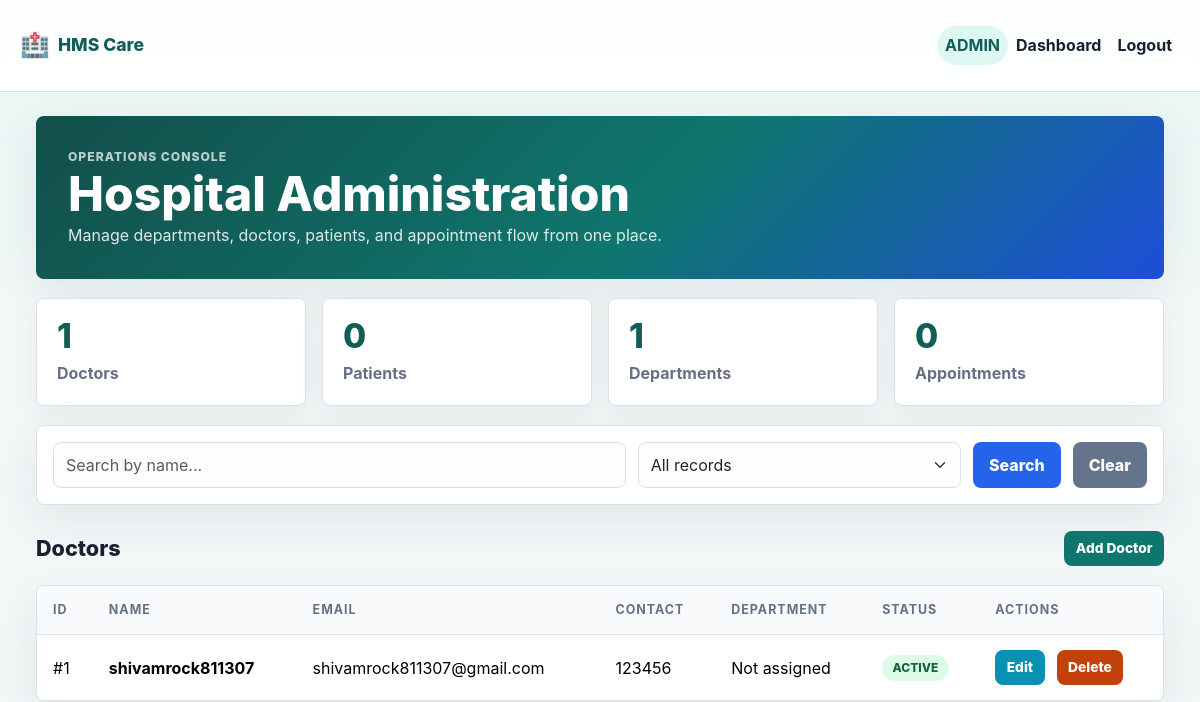
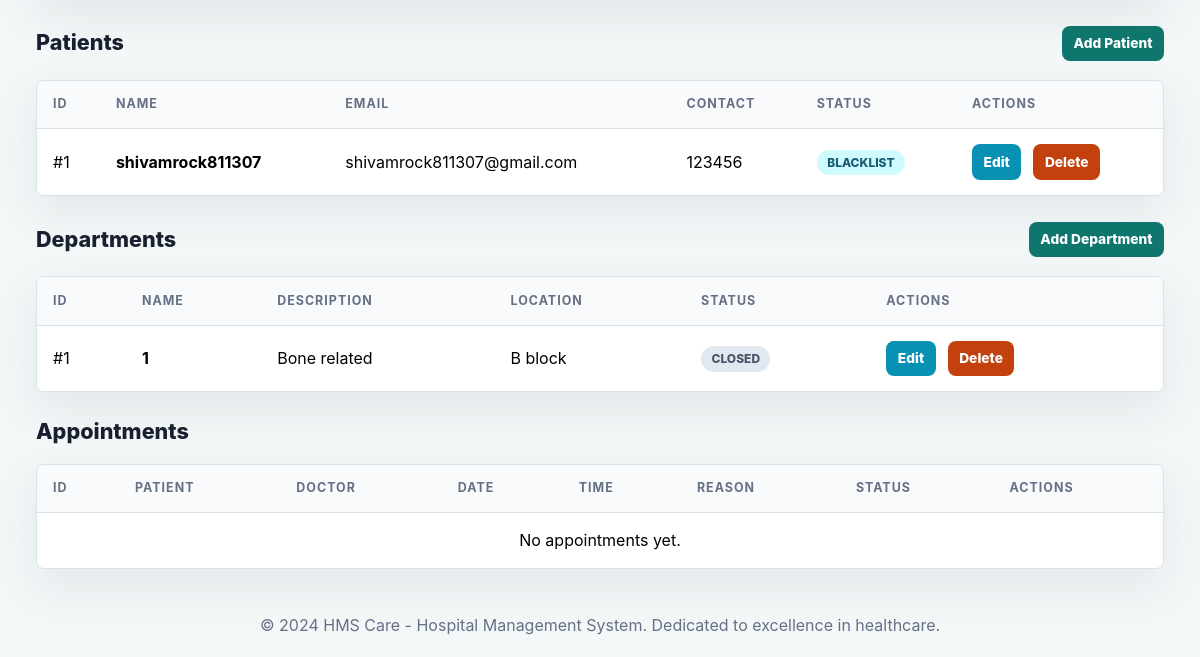
The app's page /admin_dashboard (signed in), older data (2 pictures, top to bottom).
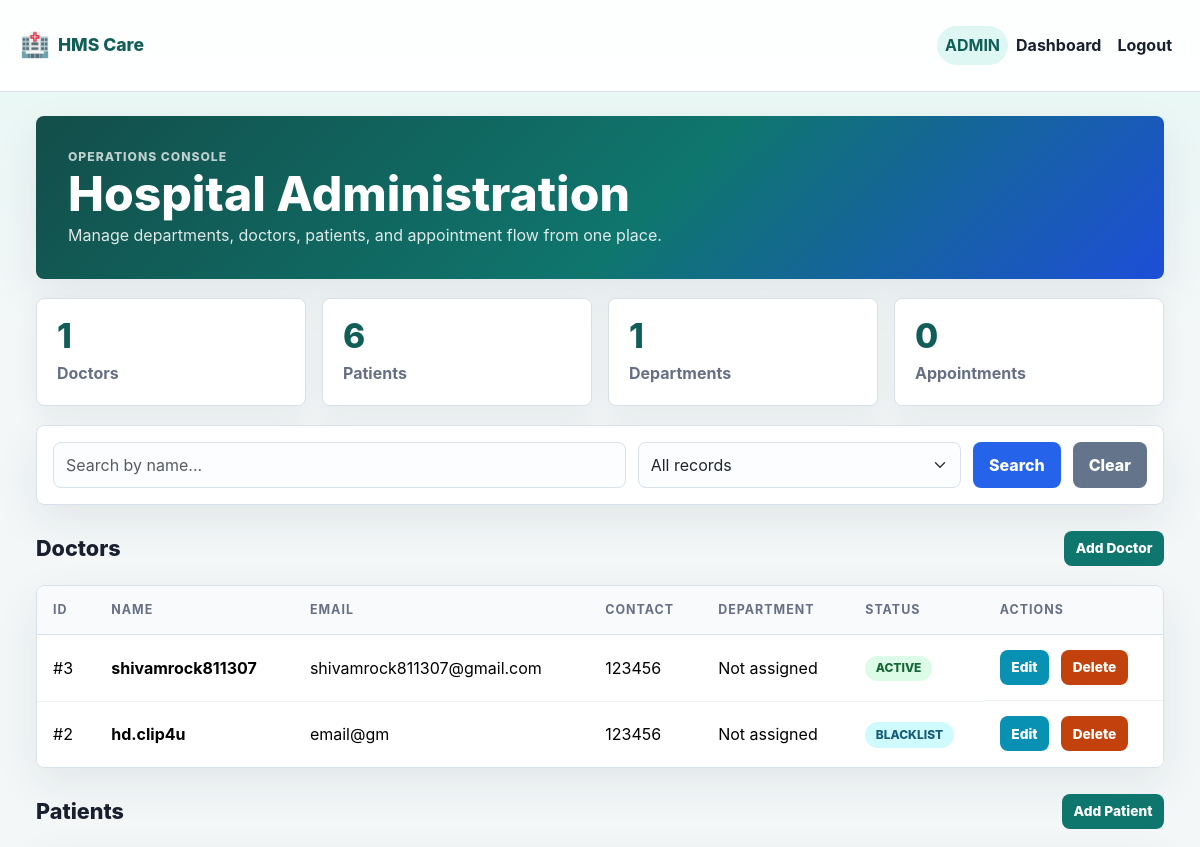
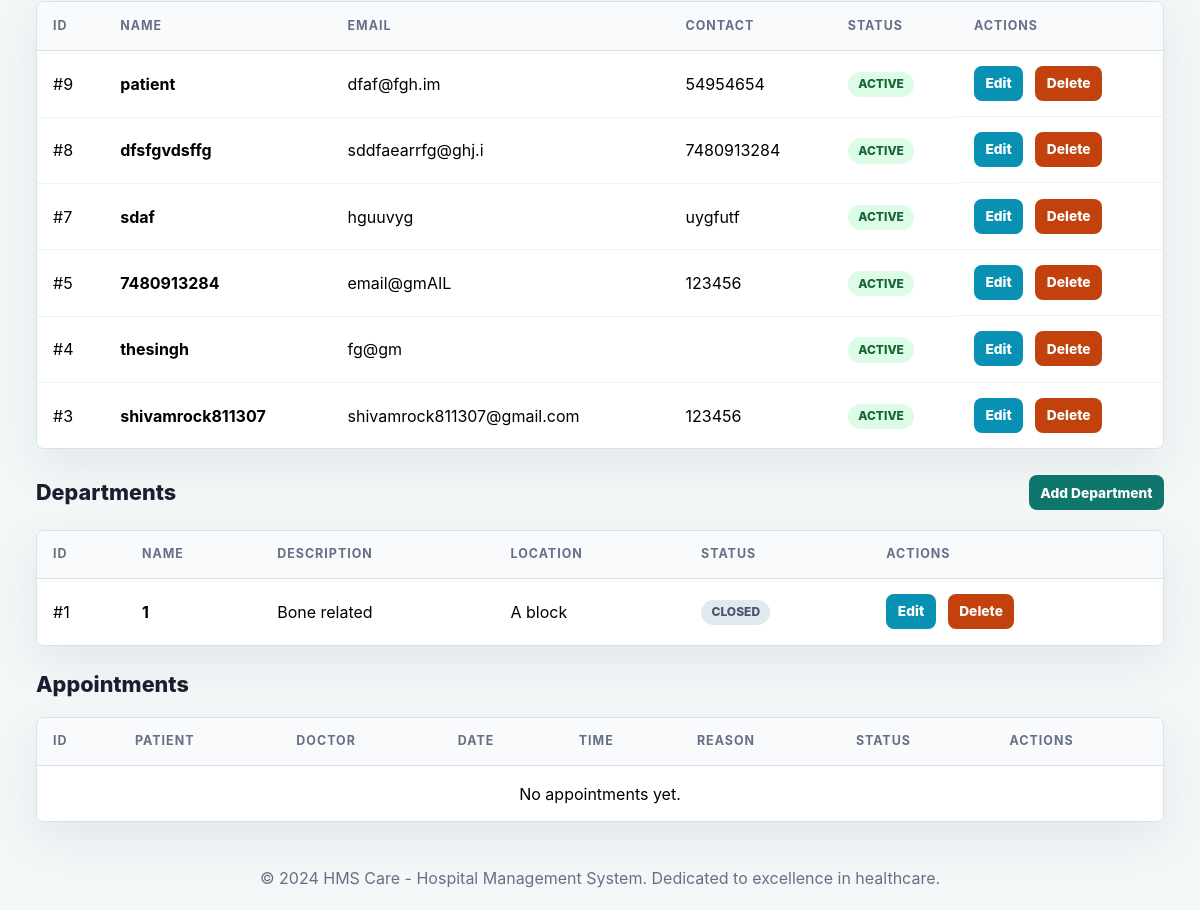
The same page, newer data (2 pictures, top to bottom).
### models.py (models this page shows)
class Doctor(db.Model):
    id = db.Column(db.Integer, primary_key=True)
    name = db.Column(db.String(100), nullable=False)
    username = db.Column(db.String(50), unique=True, nullable=False)
    password = db.Column(db.String(128), nullable=False)
    email = db.Column(db.String(100), unique=True, nullable=False)
    contact = db.Column(db.String(15), nullable=False)
    specialization = db.Column(db.String(100), nullable=True)
    dept_id=db.Column(db.Integer,db.ForeignKey('department.id'))
    availability = db.Column(db.String(200), default="Available on request")
    status = db.Column(db.String(20), default="active")
    role = db.Column(db.String(20), default="doctor")
    admin_id = db.Column(db.Integer, db.ForeignKey('admin.id'), default=1)
    schedules = db.relationship('Schedule_doctors', backref='doctor', lazy=True)
    appointment = db.relationship('Appointment', backref='doctor', lazy=True)
    availability_schedule = db.relationship('DoctorAvailability', backref='doctor', lazy=True, cascade="all, delete-orphan")

class Patient(db.Model):
    id = db.Column(db.Integer, primary_key=True)
    name = db.Column(db.String(100), nullable=False)
    username = db.Column(db.String(50), unique=True, nullable=False)
    password = db.Column(db.String(128), nullable=False)
    email = db.Column(db.String(100), unique=True, nullable=False)
    contact = db.Column(db.String(15), nullable=False)
    date_of_birth = db.Column(db.String(20), nullable=True)
    address = db.Column(db.String(200), nullable=True)
    appointment = db.relationship('Appointment', backref='patient', lazy=True)
    status = db.Column(db.String(20), default="active", nullable=False)
    role = db.Column(db.String(20), default="patient", nullable=False)

class Department(db.Model):
    id=db.Column(db.Integer,primary_key=True)
    name=db.Column(db.String(),nullable=False)
    description=db.Column(db.String(),nullable=False)
    building=db.Column(db.String(),nullable=False)
    status=db.Column(db.String(),default="active",nullable=False)
    doctors=db.relationship('Doctor', backref='department', lazy=True)
    admin_id = db.Column(db.Integer, db.ForeignKey('admin.id'), default=1)

### app.py (the view)
@app.route("/admin_dashboard")
@login_required("admin")
def admin_dashboard():
    doctors = Doctor.query.order_by(Doctor.id.desc()).all()
    patients = Patient.query.order_by(Patient.id.desc()).all()
    departments = Department.query.order_by(Department.id.desc()).all()
    appointments = Appointment.query.order_by(Appointment.date.desc(), Appointment.time.desc()).all()
    today = datetime.now().strftime("%Y-%m-%d")
    upcoming_appts = Appointment.query.filter(Appointment.date >= today, Appointment.status != 'cancelled').count()
    completed_appts = Appointment.query.filter_by(status='completed').count()
    return render_template(
        "admin_dashboard.html",
        doctors=doctors,
        patients=patients,
        departments=departments,
        appointments=appointments,
        stats={
            "doctors": Doctor.query.filter_by(status="active").count(),
            "patients": Patient.query.filter_by(status="active").count(),
            "departments": Department.query.count(),
            "appointments": Appointment.query.count(),
            "upcoming_appointments": upcoming_appts,
            "completed_appointments": completed_appts,
        },
    )

### app.py (called while the page is built)
def login_required(role=None):
    def decorator(view):
        @wraps(view)
        def wrapped(*args, **kwargs):
            if "user_id" not in session:
                flash("Please login to continue.", "warning")
                return redirect(url_for("login"))
            if role and session.get("role") != role:
                flash("You do not have access to that page.", "danger")
                return redirect(url_for("home"))
            return view(*args, **kwargs)
        return wrapped
    return decorator

def status_badge(status):
    return {
        "active": "success",
        "pending": "warning",
        "completed": "success",
        "cancelled": "danger",
        "blocked": "danger",
        "closed": "secondary",
        "removed": "secondary",
    }.get(status, "info")

### templates/admin_dashboard.html (shortened to what this page needs)
{% extends 'base.html' %}
{% block content %}
<div class="dashboard-container">
    <div class="dashboard-header">
        <div>
            <p class="eyebrow">Operations Console</p>
            <h1>Hospital Administration</h1>
            <p>Manage departments, doctors, patients, and appointment flow from one place.</p>
        </div>
    </div>
    <div class="stats-grid">
        <div class="stat-card"><div class="stat-number">{{ stats.doctors }}</div><div class="stat-label">Doctors</div></div>
        <div class="stat-card"><div class="stat-number">{{ stats.patients }}</div><div class="stat-label">Patients</div></div>
        <div class="stat-card"><div class="stat-number">{{ stats.departments }}</div><div class="stat-label">Departments</div></div>
        <div class="stat-card"><div class="stat-number">{{ stats.appointments }}</div><div class="stat-label">Appointments</div></div>
    </div>
    <div class="search-container">
        <form method="POST" action="{{ url_for('admin_search') }}" class="search-form">
            <input type="text" name="search_query" class="form-control" placeholder="Search by name..." value="{{ search_query if search_query else '' }}">
            <select name="search_type" class="form-select">
                <option value="all" {{ 'selected' if search_type=='all' else '' }}>All records</option>
            </select>
            <button type="submit" class="btn btn-primary">Search</button>
            <a href="{{ url_for('admin_dashboard') }}" class="btn btn-secondary">Clear</a>
        </form>
    </div>
    <div class="section-heading">
        <h2>Doctors</h2>
        <a href="{{ url_for('create_doctor') }}" class="btn btn-success btn-sm">Add Doctor</a>
    </div>
    <div class="table-card">
        <div class="table-responsive">
            <table class="table">
                <thead>
                    <tr><th>ID</th><th>Name</th><th>Email</th><th>Contact</th><th>Department</th><th>Status</th><th>Actions</th></tr>
                </thead>
                <tbody>
                    {% for doctor in doctors %}
                    <tr>
                        <td>#{{ doctor.id }}</td>
                        <td><strong>{{ doctor.username }}</strong></td>
                        <td>{{ doctor.email }}</td>
                        <td>{{ doctor.contact }}</td>
                        <td>{{ doctor.department.name if doctor.department else 'Not assigned' }}</td>
                        <td><span class="badge badge-{{ doctor.status|status_badge }}">{{ doctor.status|upper }}</span></td>
                        <td class="action-dropdown">
                            <a href="{{ url_for('edit_doctor', doctor_id=doctor.id) }}" class="btn btn-info btn-sm">Edit</a>
                            <a href="{{ url_for('delete_doctor', doctor_id=doctor.id) }}" class="btn btn-danger btn-sm" onclick="return confirm('Delete this doctor?')">Delete</a>
                        </td>
                    </tr>
                    {% else %}
                    <tr><td colspan="7" class="empty-state">No doctors found.</td></tr>
                    {% endfor %}
                </tbody>
            </table>
        </div>
    </div>
    <div class="section-heading">
        <h2>Patients</h2>
        <a href="{{ url_for('register') }}" class="btn btn-success btn-sm">Add Patient</a>
    </div>
    <div class="table-card">
        <div class="table-responsive">
            <table class="table">
                <thead>
                    <tr><th>ID</th><th>Name</th><th>Email</th><th>Contact</th><th>Status</th><th>Actions</th></tr>
                </thead>
                <tbody>
                    {% for patient in patients %}
                    <tr>
                        <td>#{{ patient.id }}</td>
                        <td><strong>{{ patient.username }}</strong></td>
                        <td>{{ patient.email }}</td>
                        <td>{{ patient.contact }}</td>
                        <td><span class="badge badge-{{ patient.status|status_badge }}">{{ patient.status|upper }}</span></td>
                        <td class="action-dropdown">
                            <a href="{{ url_for('edit_patient', patient_id=patient.id) }}" class="btn btn-info btn-sm">Edit</a>
                            <a href="{{ url_for('delete_patient', patient_id=patient.id) }}" class="btn btn-danger btn-sm" onclick="return confirm('Delete this patient?')">Delete</a>
                        </td>
                    </tr>
                    {% else %}
                    <tr><td colspan="6" class="empty-state">No patients found.</td></tr>
                    {% endfor %}
                </tbody>
            </table>
        </div>
    </div>
    <div class="section-heading">
        <h2>Departments</h2>
        <a href="{{ url_for('create_department') }}" class="btn btn-success btn-sm">Add Department</a>
    </div>
    <div class="table-card">
        <div class="table-responsive">
            <table class="table">
                <thead>
                    <tr><th>ID</th><th>Name</th><th>Description</th><th>Location</th><th>Status</th><th>Actions</th></tr>
                </thead>
                <tbody>
                    {% for department in departments %}
                    <tr>
                        <td>#{{ department.id }}</td>
                        <td><strong>{{ department.name }}</strong></td>
                        <td>{{ department.description }}</td>
                        <td>{{ department.building }}</td>
                        <td><span class="badge badge-{{ department.status|status_badge }}">{{ department.status|upper }}</span></td>
                        <td class="action-dropdown">
                            <a href="{{ url_for('edit_department', dept_id=department.id) }}" class="btn btn-info btn-sm">Edit</a>
                            <a href="{{ url_for('delete_department', dept_id=department.id) }}" class="btn btn-danger btn-sm" onclick="return confirm('Delete this department?')">Delete</a>
                        </td>
                    </tr>
                    {% else %}
                    <tr><td colspan="6" class="empty-state">No departments found.</td></tr>
                    {% endfor %}
                </tbody>
            </table>
        </div>
    </div>
    <div class="section-heading">
        <h2>Appointments</h2>
    </div>
    <div class="table-card">
        <div class="table-responsive">
            <table class="table">
                <thead>
                    <tr><th>ID</th><th>Patient</th><th>Doctor</th><th>Date</th><th>Time</th><th>Reason</th><th>Status</th><th>Actions</th></tr>
                </thead>
                <tbody>
                    {% for appointment in appointments %}
                    <tr>
                        <td>#{{ appointment.id }}</td>
                        <td>{{ appointment.patient.username }}</td>
                        <td>{{ appointment.doctor.username }}</td>
                        <td>{{ appointment.date }}</td>
                        <td>{{ appointment.time }}</td>
                        <td>{{ appointment.reason or 'Routine consultation' }}</td>
                        <td><span class="badge badge-{{ appointment.status|status_badge }}">{{ appointment.status|upper }}</span></td>
                        <td class="action-dropdown">
                            <a href="{{ url_for('update_appointment', appointment_id=appointment.id, action='completed') }}" class="btn btn-success btn-sm">Complete</a>
                            <a href="{{ url_for('update_appointment', appointment_id=appointment.id, action='cancelled') }}" class="btn btn-danger btn-sm">Cancel</a>
                        </td>
                    </tr>
                    {% else %}
                    <tr><td colspan="8" class="empty-state">No appointments yet.</td></tr>
                    {% endfor %}
                </tbody>
            </table>
        </div>
    </div>
</div>
{% endblock %}

### templates/base.html (shortened to what this page needs)
<!DOCTYPE html>
<html lang="en">
<head>
    <link href="https://cdn.jsdelivr.net/npm/bootstrap@5.3.3/dist/css/bootstrap.min.css" rel="stylesheet">
    <link rel="stylesheet" href="{{ url_for('static', filename='style.css') }}">
</head>
<body>
    <nav class="navbar navbar-expand-lg navbar-light">
        <div class="container-fluid app-nav">
            <a class="navbar-brand" href="{{ url_for('home') }}">
                <span class="brand-icon">🏥</span>
                <span class="brand-text">HMS Care</span>
            </a>
            <div class="collapse navbar-collapse" id="navbarNav">
                <ul class="navbar-nav ms-auto">
                    {% if session.get('role') %}
                        <li class="nav-item"><span class="nav-link role-pill">{{ session.get('role')|upper }}</span></li>
                        <li class="nav-item">
                            <a class="nav-link" href="{{ url_for(session.get('role') ~ '_dashboard') }}">Dashboard</a>
                        </li>
                        <li class="nav-item"><a class="nav-link" href="{{ url_for('logout') }}">Logout</a></li>
                    {% else %}
                        <li class="nav-item"><a class="nav-link" href="{{ url_for('login') }}">Login</a></li>
                        <li class="nav-item"><a class="nav-link" href="{{ url_for('register') }}">Register</a></li>
                    {% endif %}
                </ul>
            </div>
        </div>
    </nav>
    <main class="main-content">
        <div class="container-fluid page-container">
            {% block content %}{% endblock %}
        </div>
    </main>
    <footer>
        <p>&copy; 2024 HMS Care - Hospital Management System. Dedicated to excellence in healthcare.</p>
    </footer>
</body>
</html>

Row changes from the older to the newer data that the page shows:
removed Doctor: id "1", username "shivamrock811307", email "shivamrock811307@gmail.com", contact "123456", department "Not assigned", status "ACTIVE"
removed Patient: id "1", username "shivamrock811307", email "shivamrock811307@gmail.com", contact "123456", status "BLACKLIST"
added Doctor: id "3", username "shivamrock811307", email "shivamrock811307@gmail.com", contact "123456", department "Not assigned", status "ACTIVE"
added Doctor: id "2", username "hd.clip4u", email "email@gm", contact "123456", department "Not assigned", status "BLACKLIST"
added Patient: id "9", username "patient", email "dfaf@fgh.im", contact "54954654", status "ACTIVE"
added Patient: id "8", username "dfsfgvdsffg", email "sddfaearrfg@ghj.i", contact "7480913284", status "ACTIVE"
added Patient: id "7", username "sdaf", email "hguuvyg", contact "uygfutf", status "ACTIVE"
added Patient: id "5", username "7480913284", email "email@gmAIL", contact "123456", status "ACTIVE"
added Patient: id "4", username "thesingh", email "fg@gm", status "ACTIVE"
added Patient: id "3", username "shivamrock811307", email "shivamrock811307@gmail.com", contact "123456", status "ACTIVE"
changed Department "Bone related": building "B block" → "A block"
Text that changed along with them:
{{ stats.patients }}: "0" → "6"
